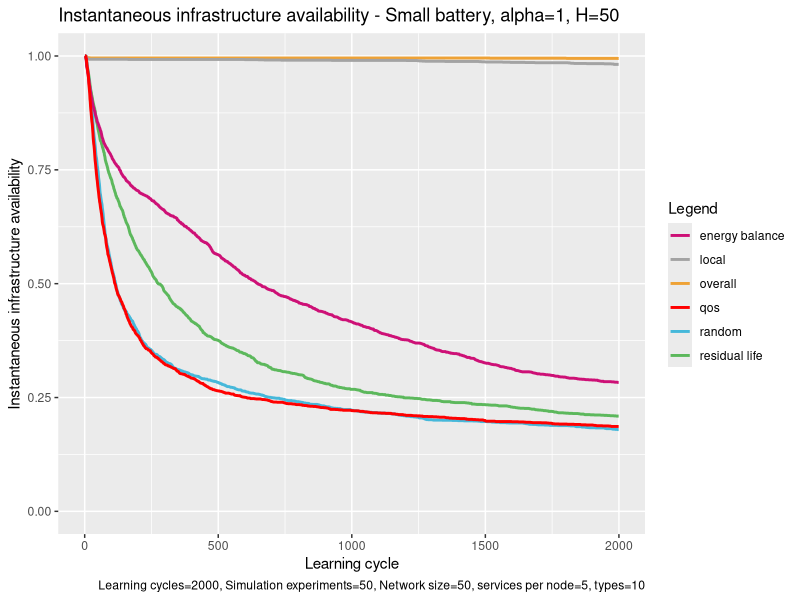

Recreate this plot in R.
# execute all lines: ctrl + shift + enter

library(ggplot2)

# set working directory here
setwd(dirname(rstudioapi::getSourceEditorContext()$path))

overall <- read.table("exp_assembly_overall_energy_template.txt", 
                      header = F,
                      sep = " ",
                      col.names= c("overallx", "overally")
)

random <- read.table("exp_assembly_random.txt", 
                     header = F,
                     sep = " ",
                     col.names= c("randomx", "randomy")
)

res <- read.table("exp_assembly_residual_life_template.txt", 
                  header = F,
                  sep = " ",
                  col.names= c("resx","resy")
)

local <- read.table("exp_assembly_local_energy_template.txt", 
                    header = F,
                    sep = " ",
                    col.names= c("locx","locy")
)

learning <- read.table("exp_assembly_energyAware.txt", 
                          header = F,
                          sep = " ",
                          col.names= c("enx","eny")
)

qos <- read.table("exp_assembly_QoS.txt", 
                       header = F,
                       sep = " ",
                       col.names= c("qosx","qosy")
)


overall_x <- overall$overallx
overall_y <- overall$overally

random_y <- random$randomy
res_y <- res$resy
local_y <- local$locy
energyAware_y <- learning$eny
qos_y <- qos$qosy

head(overall)

colors <- c("overall" = "#EEA236", "residual life" = "#5CB85C", "random" = "#46B8DA", "local"="gray64", "energy balance"="deeppink3", "qos"="#FF0000")

ggplot(data=local, aes(x=overall_x, col = group)) + 
  
  geom_line(aes(y = overall_y, color = "overall"), size = 1) +
  geom_line(aes(y = res_y, color = "residual life"), size = 1) +
  geom_line(aes(y = random_y, color = "random"), size = 1) +
  geom_line(aes(y = local_y, color = "local"), size = 1) +
  geom_line(aes(y = energyAware_y, color = "energy balance"), size = 1) +
  geom_line(aes(y = qos_y, color = "qos"), size = 1)  +
  ylim(0, 1.0) +
  
  labs(x = "Learning cycle",
       y = "Instantaneous infrastructure availability",
       color = "Legend",
       title = "Instantaneous infrastructure availability - Small battery, alpha=1, H=50", 
       caption = "Learning cycles=2000, Simulation experiments=50, Network size=50, services per node=5, types=10") +
  
  scale_color_manual(values = colors)
